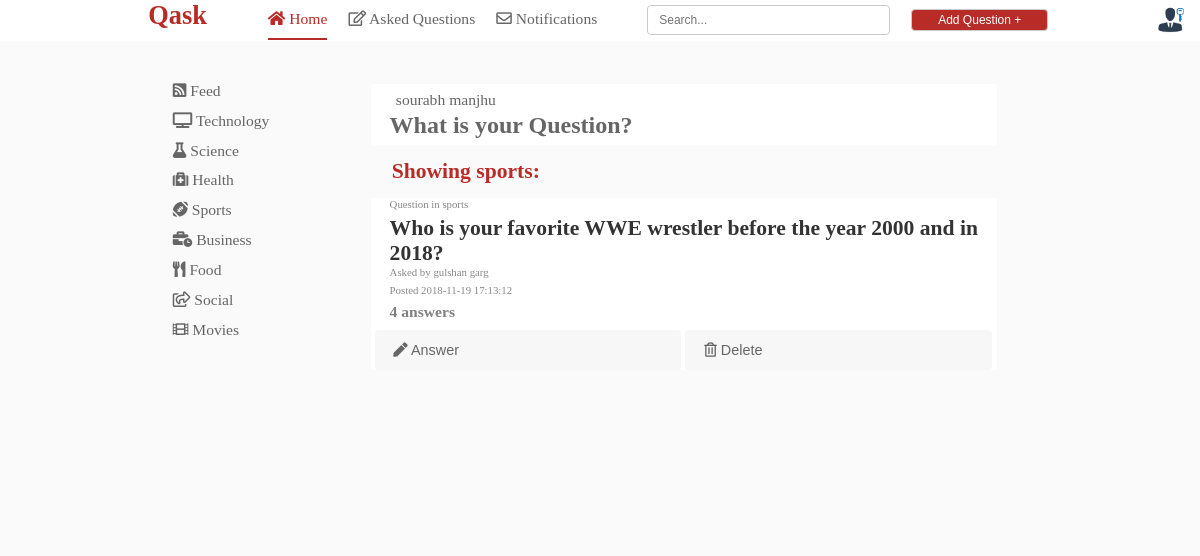
/php/homepage.php?category=sports (signed in), run on the app's committed database.
### tables this page shows
CREATE TABLE `tbluser` (
  `srno` int(11) NOT NULL,
  `firstname` varchar(50) DEFAULT NULL,
  `lastname` varchar(50) DEFAULT NULL,
  `email` varchar(100) DEFAULT NULL,
  `pwd` varchar(50) DEFAULT NULL,
  `question` varchar(100) DEFAULT NULL,
  `answer` varchar(50) DEFAULT NULL,
  `mobile` bigint(20) DEFAULT NULL,
  `type` varchar(50) DEFAULT 'user',
  `preference1` varchar(50) DEFAULT NULL,
  `preference2` varchar(50) DEFAULT NULL,
  `preference3` varchar(50) DEFAULT NULL,
  `preference4` varchar(50) DEFAULT NULL,
  `preference5` varchar(50) DEFAULT NULL,
  `preference6` varchar(50) DEFAULT NULL,
  `preference7` varchar(50) DEFAULT NULL,
  `preference8` varchar(50) DEFAULT NULL,
  `block` varchar(50) DEFAULT 'no'
);

CREATE TABLE `tblsports` (
  `srno` int(11) NOT NULL,
  `question` varchar(100) DEFAULT NULL,
  `description` varchar(1000) DEFAULT NULL,
  `email` varchar(50) DEFAULT NULL,
  `DATE` timestamp NOT NULL DEFAULT CURRENT_TIMESTAMP ON UPDATE CURRENT_TIMESTAMP,
  `category` varchar(50) DEFAULT 'sports',
  `user` varchar(50) DEFAULT NULL
);

### php/homepagephp.php (called while the page is built, shortened)
<?php
$user=$_SESSION['USEREMAIL'];
$userdetailsql="select * from tbluser where email='$user';";
$userdetailquery=mysqli_query($con,$userdetailsql);
$userdetailrow=mysqli_fetch_row($userdetailquery);
if(!isset($_GET['category']))
{
	$title="Feed";
$preference1=$userdetailrow[9];
$preference2=$userdetailrow[10];
$preference3=$userdetailrow[11];
$preference4=$userdetailrow[12];
$preference5=$userdetailrow[13];
$preference6=$userdetailrow[14];
$preference7=$userdetailrow[15];
$preference8=$userdetailrow[16];
$preference1="select * from tbl$preference1";
$preference2="union select * from tbl$preference2";
$preference3="union select * from tbl$preference3";
$preference4="union select * from tbl$preference4";
$preference5="union select * from tbl$preference5";
$preference6="union select * from tbl$preference6";
$preference7="union select * from tbl$preference7";
$preference8="union select * from tbl$preference8";
$datasql="$preference1 $preference2 $preference3 $preference4 $preference5 $preference6 $preference7 $preference8 order by DATE desc limit 0, 50;";
$dataquery=mysqli_query($con,$datasql);
}
else
{
	$category=$_GET['category'];
	$title=$category;
	$datasql="select * from tbl$category order by DATE desc limit 0, 50; ";
	$dataquery=mysqli_query($con,$datasql);
}
?>

### php/homepage.php (the view, shortened to what this page needs)
<?php
include ("../connection/connection.php");
?>
<?php require('homepagephp.php'); ?>
<!DOCTYPE html>
<html>
<head>
<link rel="stylesheet" type="text/css" href="../icons/css/all.css">
<link rel="stylesheet" type="text/css" href="../css/header.css">
<link rel="stylesheet" type="text/css" href="../css/sidemenu.css">
<link rel="stylesheet" type="text/css" href="../css/popup.css">
<link rel="stylesheet" type="text/css" href="../css/homepage.css">
</head>
<body onload="<?php echo $load; ?>">
<?php require("header.php") ?>
<?php require("sidemenu.php") ?>
<div id="mainquestiontab">
<div id="newquestiontab" onclick="document.getElementById('newquestion').style.display='block'">
	<h6><?php echo "$userdetailrow[1] $userdetailrow[2]"; ?></h6>
	<h4>What is your Question?</h4>
</div>
<h1>Showing <?php echo "$title"; ?>:</h1>
<?php
while($dataresult=mysqli_fetch_array($dataquery))
	{
		$commentcategory=$dataresult[5];
		$postid=$dataresult[0];
		$commentchecksql="select count(*) from comment$commentcategory where postid=$postid;";
		$commentcheckquery=mysqli_query($con,$commentchecksql);
		$commentcheckresult=mysqli_fetch_array($commentcheckquery);
		echo"
<div id='maincontenttab'>
		<h6>Question in $dataresult[5]</h6>
		<h2>$dataresult[1]</h2>
		<h6>Asked by $dataresult[6]</h6>
		<h5>$dataresult[2]<h5>
		<h6>Posted $dataresult[4]</h6>
		<h5 style='font-weight:bold; color: grey;'>$commentcheckresult[0] answers</h5>
		<form name='commentstart' method='GET' action='commentstart.php'>
			<input type='text' name='postid' value='$dataresult[0]' style='display: none;'>
			<input type='text' name='category' value='$dataresult[5]' style='display:none;'>";
			if($dataresult[3]==$user || $userdetailrow[8]=='admin')
			{
				echo "<button type='submit' name='answersubmit' id='answerhalfbutton'><i class=\"fas fa-pen\"></i> Answer</button>
				</form>
				<form name=deletepost method='POST' action='homepage.php'>
				<input type='text' name='postid' value='$dataresult[0]' style='display: none;'>
				<input type='text' name='category' value='$dataresult[5]' style='display:none;'>
				<button type='submit' name='deletesubmit' id='deletehalfbutton'><i class=\"far fa-trash-alt\"></i> Delete</button>
				</form>
				";
			}
			else
			{
				echo "<button type='submit' name='answersubmit' id='answerbutton'><i class=\"fas fa-pen\"></i> Answer</button>
				</form>";
			}
echo "</div>";
	}
	?>
</div>
</body>
</html>

### css/header.css (style rules this page uses)
form { display: inline; }
body { margin: 0; background-color: #fafafa; }

### css/homepage.css (style rules this page uses)
#mainquestiontab { float: right; margin-top: 4%; margin-right: 14%; width: 58%; background-color: #fafafa; border-radius: 4px; min-height: 60vh; }
#newquestiontab { cursor: pointer; margin-top: 2%; width: 90%; margin-bottom: 0; margin-right: auto; margin-left: auto; border-radius: 4px; background-color: white; }
#newquestiontab h6 { padding-top: 1%; margin-bottom:0; margin-left: 4%; font-weight: normal; color: #666; font-size: 1.3vw; }
#newquestiontab h4 { padding-bottom: 1%; margin-top:0.5%; margin-left: 3%; margin-bottom: 0; color: #666; font-size: 2vw; }
#maincontenttab h6 { color: #888; font-size: 0.9vw; padding-left: 3%; padding-right: 3%; margin-bottom: 0; margin-top: 0; font-weight: normal; }
#maincontenttab { margin-top: 2%; width: 90%; margin-right: auto; margin-left: auto; border-radius: 4px; background-color: white; }
#maincontenttab h2 { margin-top: 1%; padding-left: 3%; padding-right: 3%; color: #333; margin-bottom: 0; font-size: 1.8vw; }
#maincontenttab h5 { color: #666; font-weight: normal; padding-left: 3%; padding-right: 3%; font-size: 1.3vw; margin-top: 1%; margin-bottom: 0; }
#mainquestiontab h1 { color: #b92b27; padding-left: 8%; margin-top: 2%; margin-bottom: 1%; font-size: 1.8vw; }
#answerhalfbutton { width: 49%; text-align: left; padding-left: 3%; font-size: 1.2vw; margin-top: 1.5%; border:none; margin-left: 0.6%; height: 5vh; margin-right: 0; background-color: #f7f7f7; border-radius: 4px; color: #666; }
#deletehalfbutton { width: 49%; text-align: left; padding-left: 3%; font-size: 1.2vw; margin-top: 1.5%; border:none; height: 5vh; background-color: #f7f7f7; border-radius: 4px; color: #666; }

### data on the page
tbluser: firstname "sourabh", lastname "manjhu"
tblsports: category "sports", question "Who is your favorite WWE wrestler before the year 2000 and in 2018?", user "gulshan garg", DATE "2018-11-19 17:13:12", commentcheckresult "4"

### other printed values
$title "sports"
